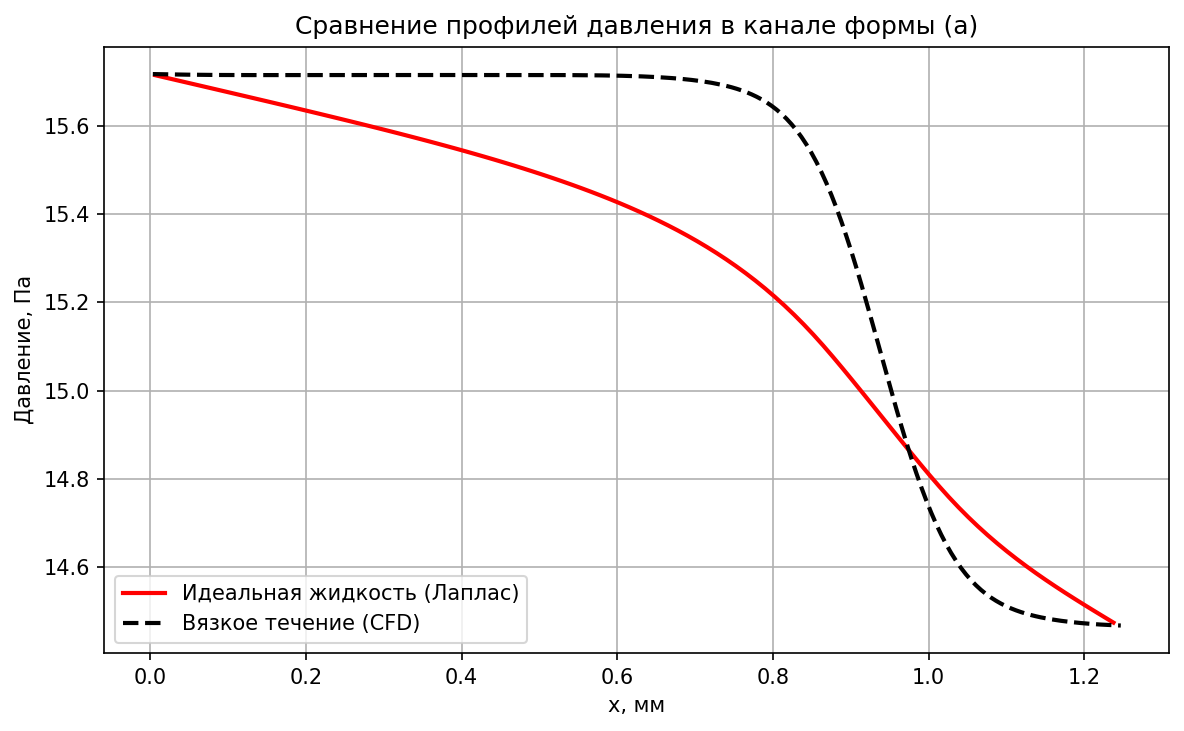

The Python source for this figure:
import numpy as np
import matplotlib.pyplot as plt
from scipy.interpolate import interp1d
from laplas import solve_curved
# --- Чтение эталонных данных (уже разрез по Y = -4e-4) ---
data = np.loadtxt('output_Y_-4.000000e-04.txt', delimiter=',', skiprows=1)
x_cfd = data[:, 0]      # X
z_cfd = data[:, 1]      # Z (вертикальная координата)
p_cfd = data[:, 2]      # Давление

# Нам нужен одномерный профиль p(x). Усредним по Z (хотя в этом слое Z почти постоянен)
# Просто возьмём все точки, отсортируем по X и усредним,
# но поскольку структура данных регулярна, можно взять уникальные X и соответствующие P
unique_x = np.unique(x_cfd)
p_x_cfd = np.array([np.mean(p_cfd[x_cfd == x]) for x in unique_x])

# Параметры канала из статьи (форма "а", файл 39_div.plt)
wm = 1e-3                # механическая ширина
delta = 0.8              # безразмерная амплитуда
Lw = 1.25e-3             # период шероховатости
Lx = unique_x[-1] - unique_x[0]   # длина области по X

# Граничные давления из эталона
Pin_cfd = p_x_cfd[0]
Pout_cfd = p_x_cfd[-1]

print(f"Lx = {Lx:.6f} м")
print(f"Pin = {Pin_cfd:.3f} Па, Pout = {Pout_cfd:.3f} Па")

# --- Ваши функции (должны быть определены выше) ---
# ... (вставьте сюда solve_curved, build_system_curved и т.д.)
# Предположим, что они уже импортированы или определены

# Геометрия для вашего решателя (со сдвигом, чтобы все y>0)
# В эталоне z от -0.00075 до +0.00075, центр 0. Сдвинем на 0.001, чтобы нижняя граница стала >0
shift = 1e-3
f_bottom = lambda x: shift - 0.5 * wm * (1 + delta * np.sin(2 * np.pi * x / Lw))
f_top    = lambda x: shift + 0.5 * wm * (1 + delta * np.sin(2 * np.pi * x / Lw))

Ly = 2e-3                # от 0 до 2e-3, чтобы охватить сдвинутую геометрию
Nx = 100                 # число ячеек по x
Ny = 40                  # по y

# Запуск вашего решателя с эталонными граничными давлениями
A, b, p_act, p_full, inside, xc, yc = solve_curved(
    Nx, Ny, Lx, Ly, f_bottom, f_top,
    P_in=Pin_cfd, P_out=Pout_cfd
)

# Профиль давления по центру канала (середина по y)
j_mid = Ny // 2
p_laplace = p_full[:, j_mid]

# Интерполируем эталонные данные на центры xc
p_cfd_interp = np.interp(xc, unique_x, p_x_cfd)

# --- График сравнения ---
plt.figure(figsize=(8, 5))
plt.plot(xc * 1e3, p_laplace, 'r-', linewidth=2, label='Идеальная жидкость (Лаплас)')
plt.plot(unique_x * 1e3, p_x_cfd, 'k--', linewidth=2, label='Вязкое течение (CFD)')
plt.xlabel('x, мм')
plt.ylabel('Давление, Па')
plt.title('Сравнение профилей давления в канале формы (а)')
plt.legend()
plt.grid(True)
plt.tight_layout()
plt.savefig("sravnenie.png", dpi=150, bbox_inches='tight')
print("Plot saved as sravnenie.png")
# Ошибка
error = p_laplace - p_cfd_interp
max_err = np.max(np.abs(error))
rmse = np.sqrt(np.mean(error**2))
print(f"Максимальная разница: {max_err:.3f} Па")
print(f"Среднеквадратичная ошибка: {rmse:.3f} Па")
